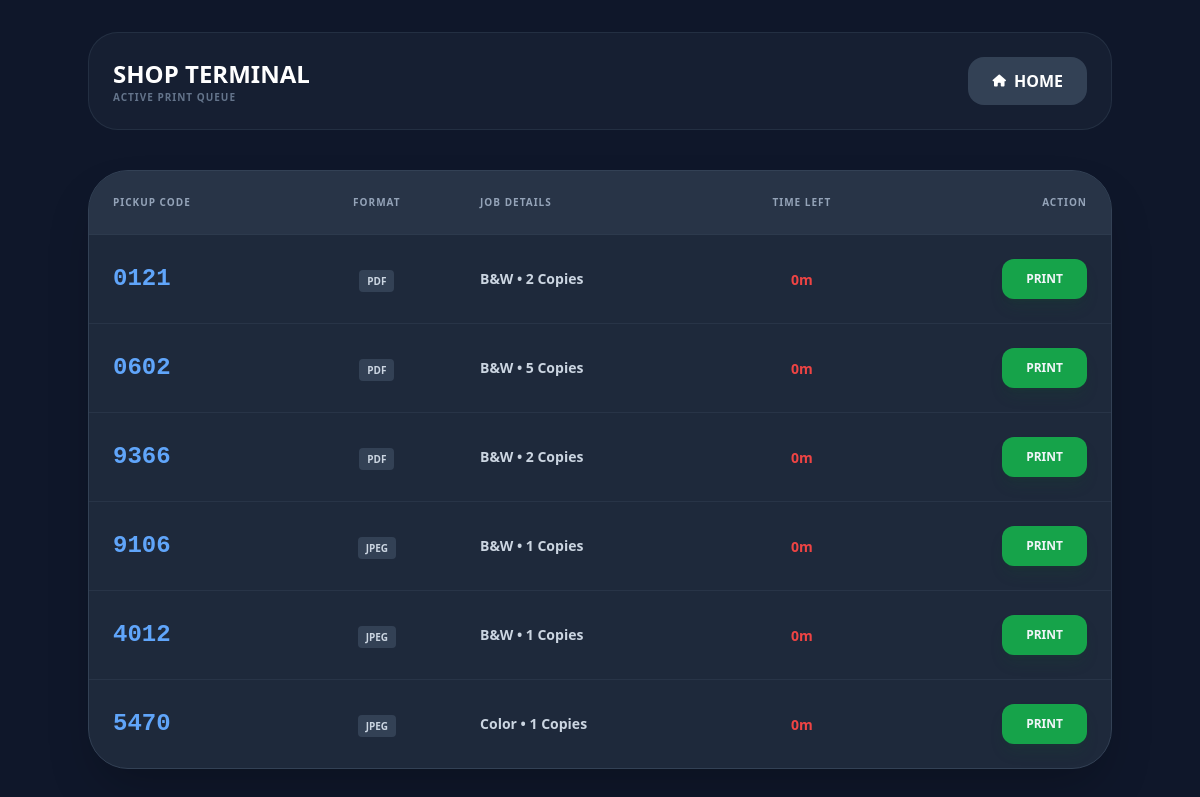
The page /shop on the database as committed earlier.
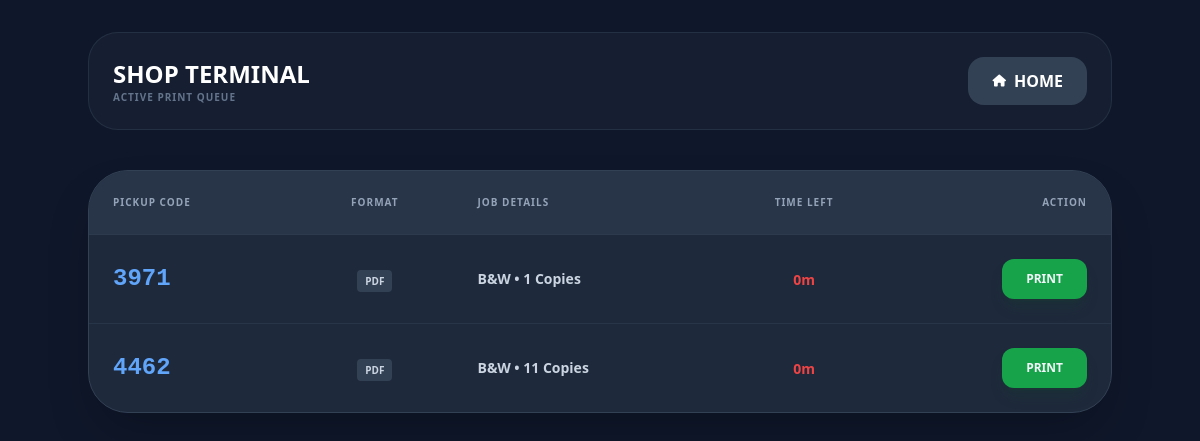
The same page on the database as committed later.
### app/models.py (models this page shows, shortened)
class PrintJob(db.Model):
    id = db.Column(db.Integer, primary_key=True)
    pickup_code = db.Column(db.String(4), unique=True, nullable=False)
    file_path = db.Column(db.String(255), nullable=False)
    is_color = db.Column(db.Boolean, default=False)
    copies = db.Column(db.Integer, default=1)
    status = db.Column(db.String(20), default='pending') # pending, printed, expired
    created_at = db.Column(db.DateTime, default=datetime.utcnow)
    expires_at = db.Column(db.DateTime)

### main.py (the view)
@app.route('/shop')
def shop_dashboard():
    today = datetime.now(timezone.utc).replace(hour=0, minute=0, second=0, microsecond=0)
    total = PrintJob.query.filter(PrintJob.created_at >= today).count()
    jobs = PrintJob.query.filter_by(status='pending').order_by(PrintJob.created_at.desc()).all()
    now = datetime.now(timezone.utc)
    for j in jobs:
        expiry = j.expires_at.replace(tzinfo=timezone.utc)
        j.minutes_left = max(0, int((expiry - now).total_seconds() / 60))
        j.extension = os.path.splitext(j.file_path)[1].replace('.', '').upper()
    return render_template('shop/dashboard.html', jobs=jobs, total_count=total)

### templates/shop/dashboard.html (shortened to what this page needs)
<!DOCTYPE html>
<html lang="en">
<head>
    <script src="https://cdn.tailwindcss.com"></script>
    <link href="https://cdnjs.cloudflare.com/ajax/libs/font-awesome/6.0.0/css/all.min.css" rel="stylesheet">
</head>
<body class="bg-slate-900 text-slate-100 min-h-screen p-8">
    <div class="max-w-5xl mx-auto">
        <div class="flex justify-between items-center mb-10 bg-slate-800/50 p-6 rounded-[30px] border border-slate-700/50">
            <div>
                <h1 class="text-2xl font-black text-white">SHOP TERMINAL</h1>
                <p class="text-[10px] text-slate-500 font-bold uppercase tracking-widest">Active Print Queue</p>
            </div>
            <a href="/shop/home" class="bg-slate-700 hover:bg-slate-600 text-white px-6 py-3 rounded-2xl font-bold flex items-center gap-2 transition-all">
                <i class="fa-solid fa-house text-xs"></i> HOME
            </a>
        </div>
        <div class="bg-slate-800 rounded-[40px] border border-slate-700 overflow-hidden shadow-2xl">
            <table class="w-full text-left">
                <thead class="bg-slate-700/50 text-slate-400 text-[10px] uppercase font-black tracking-widest">
                    <tr>
                        <th class="p-6">Pickup Code</th>
                        <th class="p-6 text-center">Format</th>
                        <th class="p-6">Job Details</th>
                        <th class="p-6 text-center">Time Left</th>
                        <th class="p-6 text-right">Action</th>
                    </tr>
                </thead>
                <tbody>
                    {% for job in jobs %}
                    <tr class="border-t border-slate-700/50 hover:bg-slate-750/50 transition-colors">
                        <td class="p-6 font-mono text-2xl font-black text-blue-400">{{ job.pickup_code }}</td>
                        <td class="p-6 text-center">
                            <span class="bg-slate-700 text-slate-300 text-[10px] font-black px-2 py-1 rounded">
                                {{ job.extension }}
                            </span>
                        </td>
                        <td class="p-6 text-sm font-bold text-slate-300">
                            {{ "Color" if job.is_color else "B&W" }} • {{ job.copies }} Copies
                        </td>
                        <td class="p-6 text-center">
                            <span class="text-sm font-black {% if job.minutes_left < 5 %}text-red-500{% else %}text-amber-500{% endif %}">
                                {{ job.minutes_left }}m
                            </span>
                        </td>
                        <td class="p-6 text-right">
                            <button onclick="triggerPrint('/download/{{ job.file_path }}')"
                                    class="bg-green-600 hover:bg-green-500 px-6 py-3 rounded-xl font-black text-xs shadow-lg shadow-green-900/20">
                                PRINT
                            </button>
                        </td>
                    </tr>
                    {% endfor %}
                </tbody>
            </table>
        </div>
    </body>
</html>

Rows that differ between the two databases and show on the page:
removed PrintJob: pickup_code "0121", extension "PDF", is_color "B&W", copies "2", minutes_left "0"
removed PrintJob: pickup_code "0602", extension "PDF", is_color "B&W", copies "5", minutes_left "0"
removed PrintJob: pickup_code "9366", extension "PDF", is_color "B&W", copies "2", minutes_left "0"
removed PrintJob: pickup_code "5470", extension "JPEG", is_color "Color", copies "1", minutes_left "0"
changed PrintJob (number 1 of 2 on the later page): pickup_code "9106" → "3971"; extension "JPEG" → "PDF"
changed PrintJob (number 2 of 2 on the later page): pickup_code "4012" → "4462"; extension "JPEG" → "PDF"; copies "1" → "11"
